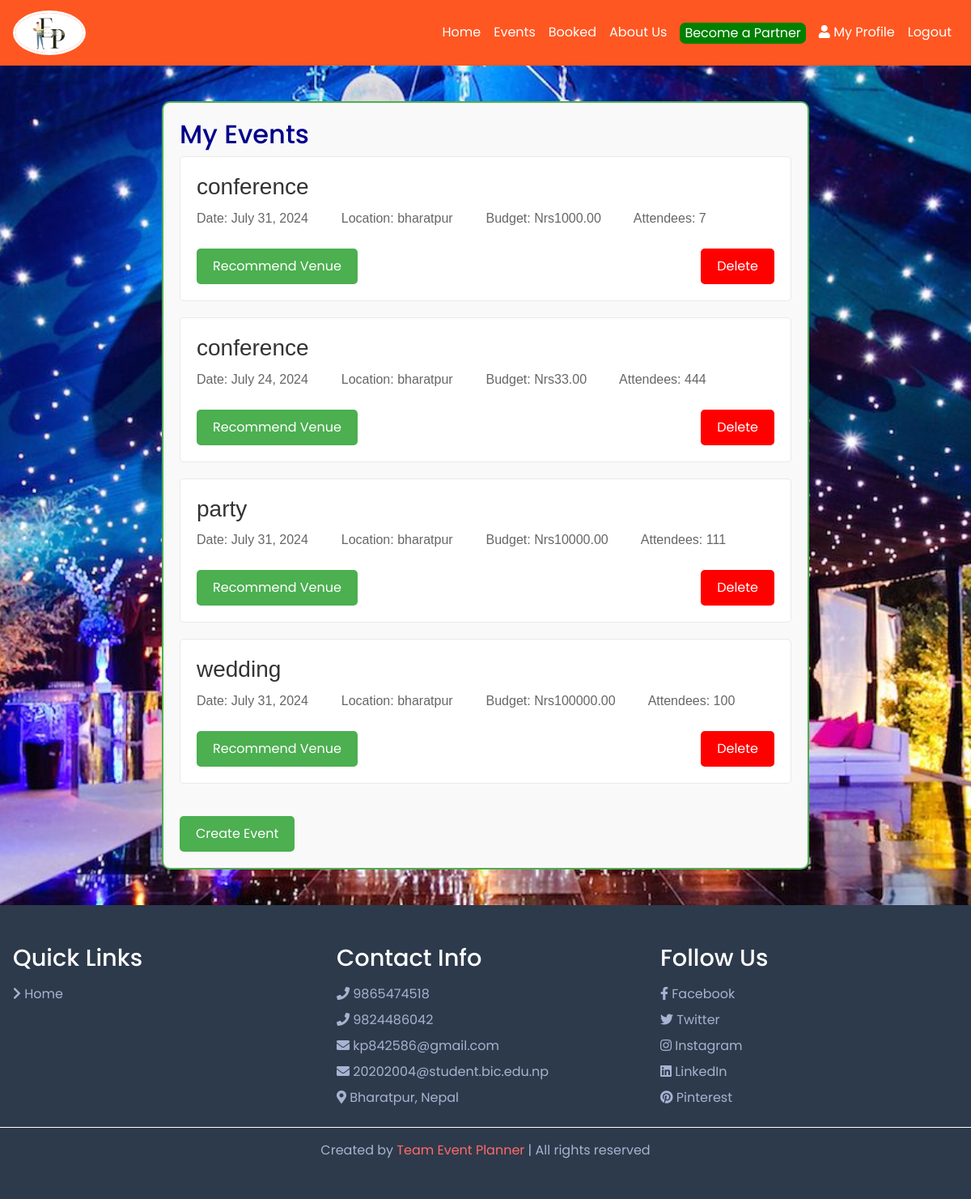
Screenshot of /events/ (signed in) with the database file from the repository.
### events/models.py (models this page shows, shortened)
class Event(models.Model):
    EVENT_TYPES = [
        ('conference', 'Conference'),
        ('wedding', 'Wedding'),
        ('party', 'Party'),
        ('meeting', 'Meeting'),
    ]
    event_type = models.CharField(max_length=50, choices=EVENT_TYPES)
    event_date = models.DateField()
    number_of_people = models.PositiveIntegerField()
    event_budget = models.DecimalField(max_digits=10, decimal_places=2)
    location = models.CharField(max_length=255)
    created_by = models.ForeignKey(User, on_delete=models.CASCADE)

### events/views.py (the view)
# urls.py: path('', views.event_list, name='event_list'),
@login_required
def event_list(request):
    events = Event.objects.filter(created_by=request.user)
    return render(request, 'events/event_list.html', {'events': events})

### events/templates/events/event_list.html (shortened to what this page needs)
{% extends 'accounts/base.html' %}
{% block content %}
    {% if user.is_authenticated %}
        <div class="events-container">
            <h2>My Events</h2>
            {% if events %}
                <ul class="events-list">
                    {% for event in events %}
                        <li class="event-item">
                            <div class="event-details">
                                <h3>{{ event.event_type }}</h3>
                                <p>
                                    Date: {{ event.event_date }} &emsp;&emsp;
                                    Location: {{ event.location }} &emsp;&emsp;
                                    Budget: Nrs{{ event.event_budget }} &emsp;&emsp;
                                    Attendees: {{ event.number_of_people }}
                                    <br>
                                </p>
                            </div>
                            <div class="event-actions">
                                <a href="{% url 'recommend_venue' event.id %}">
                                    <button type="button" class="recommend-event-button">Recommend Venue</button>
                                </a>
                                <form action="{% url 'delete_event' event.id %}" method="post" class="delete-event-form">
                                    <button type="submit" class="delete-event-button">Delete</button>
                                </form>
                            </div>
                        </li>
                    {% endfor %}
                </ul>
            {% else %}
                <p>No events created yet. </p>
            {% endif %}
            <a href="{% url 'create_event' %}" class="create-event-link">Create Event</a>
        </div>
    {% else %}
        {% load static %}
    {% endif %}
{% endblock %}

### events/templates/events/event_list.html (style rules this page uses)
.events-container { border: 2px solid #4CAF50; border-radius: 10px; padding: 20px; margin: 20px auto; max-width: 800px; background-color: #f9f9f9; color: darkblue; }
.events-list { list-style-type: none; padding: 0; }
.event-item { background-color: #ffffff; padding: 20px; margin-bottom: 20px; border-radius: 5px; border: 1px solid #e9e9e9; transition: background-color 0.3s ease; display: flex; flex-direction: column; }
.event-details { font-family: Arial, sans-serif; flex-grow: 1; }
.event-details h3 { margin-top: 0; margin-bottom: 10px; color: #333; }
.event-details p { margin: 5px 0; color: #666; }
.create-event-link { display: inline-block; background-color: #4CAF50; color: white; padding: 10px 20px; text-decoration: none; border-radius: 5px; transition: background-color 0.3s ease; margin-top: 20px; }
.delete-event-form { margin: 0; }
.delete-event-button { background-color: red; color: white; padding: 10px 20px; border: none; border-radius: 5px; cursor: pointer; transition: background-color 0.3s ease; font-size: 16px; margin-left: 10px; }
.recommend-event-button { background-color: #4CAF50; color: white; padding: 10px 20px; border: none; border-radius: 5px; cursor: pointer; transition: background-color 0.3s ease; font-size: 16px; margin-right: 10px; }
.event-actions { display: flex; justify-content: space-between; align-items: center; margin-top: 20px; }

### rows the page displays
Event: event_type "conference", event_date "July 31, 2024", location "bharatpur", event_budget "1000.00", number_of_people "7"
Event: event_type "conference", event_date "July 24, 2024", location "bharatpur", event_budget "33.00", number_of_people "444"
Event: event_type "party", event_date "July 31, 2024", location "bharatpur", event_budget "10000.00", number_of_people "111"
Event: event_type "wedding", event_date "July 31, 2024", location "bharatpur", event_budget "100000.00", number_of_people "100"
